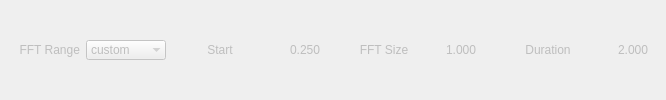
       <widget class="QWidget" name="resynth_wid" native="true">
        <property name="enabled">
         <bool>false</bool>
        </property>
        <layout class="QHBoxLayout" name="horizontalLayout_7">
         <property name="leftMargin">
          <number>0</number>
         </property>
         <property name="topMargin">
          <number>0</number>
         </property>
         <property name="rightMargin">
          <number>0</number>
         </property>
         <property name="bottomMargin">
          <number>0</number>
         </property>
         <item>
          <widget class="QLabel" name="fft_range_l">
           <property name="minimumSize">
            <size>
             <width>80</width>
             <height>0</height>
            </size>
           </property>
           <property name="maximumSize">
            <size>
             <width>80</width>
             <height>16777215</height>
            </size>
           </property>
           <property name="text">
            <string>FFT Range</string>
           </property>
           <property name="alignment">
            <set>Qt::AlignRight|Qt::AlignTrailing|Qt::AlignVCenter</set>
           </property>
          </widget>
         </item>
         <item>
          <widget class="QComboBox" name="fft_range_cmb">
           <property name="minimumSize">
            <size>
             <width>80</width>
             <height>0</height>
            </size>
           </property>
           <property name="maximumSize">
            <size>
             <width>80</width>
             <height>16777215</height>
            </size>
           </property>
           <property name="toolTip">
            <string>'from_loop'	Use loop points as range for FFT analysis</string>
           </property>
           <property name="frame">
            <bool>false</bool>
           </property>
           <item>
            <property name="text">
             <string>custom</string>
            </property>
           </item>
           <item>
            <property name="text">
             <string>from_loop</string>
            </property>
           </item>
          </widget>
         </item>
         <item>
          <widget class="QLabel" name="fft_start_l">
           <property name="sizePolicy">
            <sizepolicy hsizetype="Minimum" vsizetype="Preferred">
             <horstretch>0</horstretch>
             <verstretch>0</verstretch>
            </sizepolicy>
           </property>
           <property name="minimumSize">
            <size>
             <width>96</width>
             <height>0</height>
            </size>
           </property>
           <property name="maximumSize">
            <size>
             <width>96</width>
             <height>16777215</height>
            </size>
           </property>
           <property name="text">
            <string>Start</string>
           </property>
           <property name="alignment">
            <set>Qt::AlignCenter</set>
           </property>
          </widget>
         </item>
         <item>
          <widget class="QDoubleSpinBox" name="fft_start_dsb">
           <property name="minimumSize">
            <size>
             <width>64</width>
             <height>0</height>
            </size>
           </property>
           <property name="toolTip">
            <string>Start of FFT analysis in percent of of input audio length</string>
           </property>
           <property name="frame">
            <bool>false</bool>
           </property>
           <property name="alignment">
            <set>Qt::AlignCenter</set>
           </property>
           <property name="buttonSymbols">
            <enum>QAbstractSpinBox::NoButtons</enum>
           </property>
           <property name="decimals">
            <number>3</number>
           </property>
           <property name="minimum">
            <double>0.000000000000000</double>
           </property>
           <property name="maximum">
            <double>1.000000000000000</double>
           </property>
           <property name="singleStep">
            <double>0.100000000000000</double>
           </property>
           <property name="value">
            <double>0.250000000000000</double>
           </property>
          </widget>
         </item>
         <item>
          <widget class="QLabel" name="fft_size_l">
           <property name="minimumSize">
            <size>
             <width>80</width>
             <height>0</height>
            </size>
           </property>
           <property name="maximumSize">
            <size>
             <width>80</width>
             <height>16777215</height>
            </size>
           </property>
           <property name="text">
            <string>FFT Size</string>
           </property>
           <property name="alignment">
            <set>Qt::AlignCenter</set>
           </property>
          </widget>
         </item>
         <item>
          <widget class="QDoubleSpinBox" name="fft_size_dsb">
           <property name="minimumSize">
            <size>
             <width>64</width>
             <height>0</height>
            </size>
           </property>
           <property name="toolTip">
            <string>FFT analysis length in percent of of input audio length

The shorter the coarser, more &quot;noise-like&quot; the result
The longer the smoother, more diluted the result, better for low frequencies</string>
           </property>
           <property name="frame">
            <bool>false</bool>
           </property>
           <property name="alignment">
            <set>Qt::AlignCenter</set>
           </property>
           <property name="buttonSymbols">
            <enum>QAbstractSpinBox::NoButtons</enum>
           </property>
           <property name="decimals">
            <number>3</number>
           </property>
           <property name="minimum">
            <double>0.000000000000000</double>
           </property>
           <property name="maximum">
            <double>1.000000000000000</double>
           </property>
           <property name="singleStep">
            <double>0.100000000000000</double>
           </property>
           <property name="value">
            <double>1.000000000000000</double>
           </property>
          </widget>
         </item>
         <item>
          <widget class="QLabel" name="duration_l">
           <property name="minimumSize">
            <size>
             <width>96</width>
             <height>0</height>
            </size>
           </property>
           <property name="maximumSize">
            <size>
             <width>96</width>
             <height>16777215</height>
            </size>
           </property>
           <property name="text">
            <string>Duration</string>
           </property>
           <property name="alignment">
            <set>Qt::AlignCenter</set>
           </property>
          </widget>
         </item>
         <item>
          <widget class="QDoubleSpinBox" name="resynth_duration_dsb">
           <property name="minimumSize">
            <size>
             <width>64</width>
             <height>0</height>
            </size>
           </property>
           <property name="toolTip">
            <string>Re-synthesis duration in s
This also will be the resulting loop lentgh</string>
           </property>
           <property name="frame">
            <bool>false</bool>
           </property>
           <property name="alignment">
            <set>Qt::AlignCenter</set>
           </property>
           <property name="buttonSymbols">
            <enum>QAbstractSpinBox::NoButtons</enum>
           </property>
           <property name="decimals">
            <number>3</number>
           </property>
           <property name="minimum">
            <double>0.000000000000000</double>
           </property>
           <property name="maximum">
            <double>10.000000000000000</double>
           </property>
           <property name="singleStep">
            <double>0.100000000000000</double>
           </property>
           <property name="value">
            <double>2.000000000000000</double>
           </property>
          </widget>
         </item>
        </layout>
       </widget>
